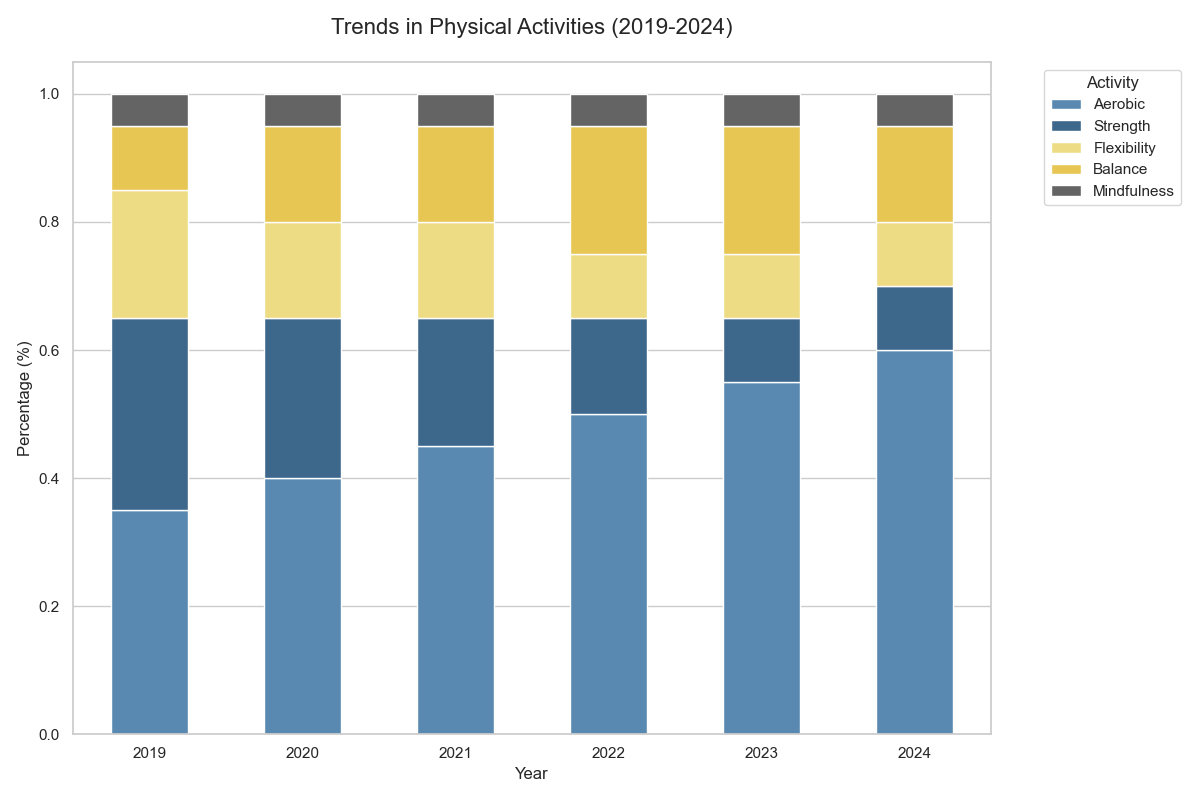

Write Python code to recreate this figure.

import seaborn as sns
import matplotlib.pyplot as plt
import pandas as pd

data = [
    {'Year': 2019, 'Aerobic': '35%', 'Strength': '30%', 'Flexibility': '20%', 'Balance': '10%', 'Mindfulness': '5%'},
    {'Year': 2020, 'Aerobic': '40%', 'Strength': '25%', 'Flexibility': '15%', 'Balance': '15%', 'Mindfulness': '5%'},
    {'Year': 2021, 'Aerobic': '45%', 'Strength': '20%', 'Flexibility': '15%', 'Balance': '15%', 'Mindfulness': '5%'},
    {'Year': 2022, 'Aerobic': '50%', 'Strength': '15%', 'Flexibility': '10%', 'Balance': '20%', 'Mindfulness': '5%'},
    {'Year': 2023, 'Aerobic': '55%', 'Strength': '10%', 'Flexibility': '10%', 'Balance': '20%', 'Mindfulness': '5%'},
    {'Year': 2024, 'Aerobic': '60%', 'Strength': '10%', 'Flexibility': '10%', 'Balance': '15%', 'Mindfulness': '5%'}
]

df = pd.DataFrame(data)

for col in df.columns[1:]:
    df[col] = df[col].str.rstrip('%').astype('float') / 100

df_long = df.melt(id_vars='Year', var_name='Activity', value_name='Percentage')
df_long['Bottom'] = df_long.groupby('Year')['Percentage'].cumsum() - df_long['Percentage']

plt.figure(figsize=(12, 8))

colors = ['#4B8BBE', '#306998', '#FFE873', '#FFD43B', '#646464']

for i, activity in enumerate(df.columns[1:]):
    sns.barplot(
        data=df_long[df_long['Activity'] == activity],
        x='Year',
        y='Percentage',
        color=colors[i],
        label=activity,
        bottom=df_long[df_long['Activity'] == activity]['Bottom'],
        width=0.5
    )

plt.title('Trends in Physical Activities (2019-2024)', fontsize=16, pad=20)
plt.ylabel('Percentage (%)', fontsize=12)
plt.xlabel('Year', fontsize=12)

plt.legend(title='Activity', bbox_to_anchor=(1.05, 1), loc='upper left')

plt.tight_layout()
plt.show()
